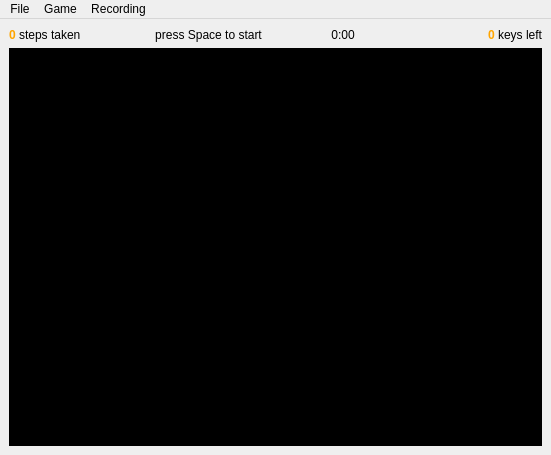
<?xml version="1.0" encoding="UTF-8"?>
<!--
Author: Tomas Brablec
Project: pacppman (ICP project)
License: GPL 3.0 (https://www.gnu.org/licenses/gpl-3.0.txt)
Module: MainWindow
Description: This file contatins the XML description of the user interface,
created using QT Designer.
-->
<ui version="4.0">
 <class>MainWindow</class>
 <widget class="QMainWindow" name="MainWindow">
  <property name="geometry">
   <rect>
    <x>0</x>
    <y>0</y>
    <width>551</width>
    <height>455</height>
   </rect>
  </property>
  <property name="windowTitle">
   <string>pacppman</string>
  </property>
  <property name="styleSheet">
   <string notr="true"/>
  </property>
  <widget class="QWidget" name="centralwidget">
   <property name="enabled">
    <bool>true</bool>
   </property>
   <layout class="QVBoxLayout" name="verticalLayout">
    <item>
     <layout class="QHBoxLayout" name="horizontalLayout">
      <item>
       <widget class="QLabel" name="stepsLabel">
        <property name="text">
         <string>&lt;b style=&quot;color: orange;&quot;&gt; 0 &lt;/b&gt; steps taken</string>
        </property>
       </widget>
      </item>
      <item>
       <widget class="QLabel" name="statusLabel">
        <property name="text">
         <string>press Space to start</string>
        </property>
        <property name="alignment">
         <set>Qt::AlignCenter</set>
        </property>
       </widget>
      </item>
      <item>
       <widget class="QLabel" name="timeLabel">
        <property name="text">
         <string>0:00</string>
        </property>
        <property name="alignment">
         <set>Qt::AlignCenter</set>
        </property>
       </widget>
      </item>
      <item>
       <widget class="QLabel" name="keysLabel">
        <property name="text">
         <string>&lt;b style=&quot;color: orange;&quot;&gt; 0 &lt;/b&gt; keys left</string>
        </property>
        <property name="alignment">
         <set>Qt::AlignRight|Qt::AlignTrailing|Qt::AlignVCenter</set>
        </property>
       </widget>
      </item>
     </layout>
    </item>
    <item>
     <widget class="QGraphicsView" name="graphicsView">
      <property name="focusPolicy">
       <enum>Qt::NoFocus</enum>
      </property>
      <property name="contextMenuPolicy">
       <enum>Qt::DefaultContextMenu</enum>
      </property>
      <property name="styleSheet">
       <string notr="true">border: none; background-color: black</string>
      </property>
     </widget>
    </item>
   </layout>
  </widget>
  <widget class="QMenuBar" name="menubar">
   <property name="geometry">
    <rect>
     <x>0</x>
     <y>0</y>
     <width>551</width>
     <height>28</height>
    </rect>
   </property>
   <widget class="QMenu" name="menuFile">
    <property name="title">
     <string>File</string>
    </property>
    <addaction name="actionOpen_Map"/>
    <addaction name="actionQuit"/>
   </widget>
   <widget class="QMenu" name="menuRecording">
    <property name="title">
     <string>Recording</string>
    </property>
    <addaction name="actionSave_Recording"/>
    <addaction name="actionOpen_Recording"/>
    <addaction name="separator"/>
    <addaction name="actionPlay"/>
    <addaction name="actionPause"/>
    <addaction name="separator"/>
    <addaction name="actionStep"/>
    <addaction name="actionStep_Back"/>
   </widget>
   <widget class="QMenu" name="menuGame">
    <property name="title">
     <string>Game</string>
    </property>
    <addaction name="actionStart"/>
    <addaction name="actionRestart"/>
   </widget>
   <addaction name="menuFile"/>
   <addaction name="menuGame"/>
   <addaction name="menuRecording"/>
  </widget>
  <action name="actionOpen_Map">
   <property name="text">
    <string>Open Map</string>
   </property>
  </action>
  <action name="actionSave_Recording">
   <property name="text">
    <string>Save Recording</string>
   </property>
  </action>
  <action name="actionOpen_Recording">
   <property name="text">
    <string>Open Recording</string>
   </property>
  </action>
  <action name="actionStep">
   <property name="text">
    <string>Step</string>
   </property>
   <property name="shortcut">
    <string>N</string>
   </property>
  </action>
  <action name="actionPlay">
   <property name="text">
    <string>Play</string>
   </property>
  </action>
  <action name="actionStep_Back">
   <property name="text">
    <string>Step Back</string>
   </property>
   <property name="shortcut">
    <string>B</string>
   </property>
  </action>
  <action name="actionStart">
   <property name="text">
    <string>Start</string>
   </property>
   <property name="shortcut">
    <string>Space</string>
   </property>
  </action>
  <action name="actionRestart">
   <property name="text">
    <string>Restart</string>
   </property>
   <property name="shortcut">
    <string>R</string>
   </property>
  </action>
  <action name="actionPause">
   <property name="text">
    <string>Pause</string>
   </property>
  </action>
  <action name="actionQuit">
   <property name="text">
    <string>Quit</string>
   </property>
   <property name="shortcut">
    <string>Q</string>
   </property>
  </action>
 </widget>
 <resources/>
 <connections>
  <connection>
   <sender>actionOpen_Map</sender>
   <signal>triggered()</signal>
   <receiver>MainWindow</receiver>
   <slot>openMap()</slot>
   <hints>
    <hint type="sourcelabel">
     <x>-1</x>
     <y>-1</y>
    </hint>
    <hint type="destinationlabel">
     <x>275</x>
     <y>227</y>
    </hint>
   </hints>
  </connection>
  <connection>
   <sender>actionSave_Recording</sender>
   <signal>triggered()</signal>
   <receiver>MainWindow</receiver>
   <slot>saveRecording()</slot>
   <hints>
    <hint type="sourcelabel">
     <x>-1</x>
     <y>-1</y>
    </hint>
    <hint type="destinationlabel">
     <x>275</x>
     <y>227</y>
    </hint>
   </hints>
  </connection>
  <connection>
   <sender>actionOpen_Recording</sender>
   <signal>triggered()</signal>
   <receiver>MainWindow</receiver>
   <slot>openRecording()</slot>
   <hints>
    <hint type="sourcelabel">
     <x>-1</x>
     <y>-1</y>
    </hint>
    <hint type="destinationlabel">
     <x>275</x>
     <y>227</y>
    </hint>
   </hints>
  </connection>
  <connection>
   <sender>actionStep</sender>
   <signal>triggered()</signal>
   <receiver>MainWindow</receiver>
   <slot>stepRecording()</slot>
   <hints>
    <hint type="sourcelabel">
     <x>-1</x>
     <y>-1</y>
    </hint>
    <hint type="destinationlabel">
     <x>275</x>
     <y>227</y>
    </hint>
   </hints>
  </connection>
  <connection>
   <sender>actionPlay</sender>
   <signal>triggered()</signal>
   <receiver>MainWindow</receiver>
   <slot>playRecording()</slot>
   <hints>
    <hint type="sourcelabel">
     <x>-1</x>
     <y>-1</y>
    </hint>
    <hint type="destinationlabel">
     <x>275</x>
     <y>227</y>
    </hint>
   </hints>
  </connection>
  <connection>
   <sender>actionStep_Back</sender>
   <signal>triggered()</signal>
   <receiver>MainWindow</receiver>
   <slot>stepBackRecording()</slot>
   <hints>
    <hint type="sourcelabel">
     <x>-1</x>
     <y>-1</y>
    </hint>
    <hint type="destinationlabel">
     <x>275</x>
     <y>227</y>
    </hint>
   </hints>
  </connection>
  <connection>
   <sender>actionStart</sender>
   <signal>triggered()</signal>
   <receiver>MainWindow</receiver>
   <slot>startGame()</slot>
   <hints>
    <hint type="sourcelabel">
     <x>-1</x>
     <y>-1</y>
    </hint>
    <hint type="destinationlabel">
     <x>275</x>
     <y>227</y>
    </hint>
   </hints>
  </connection>
  <connection>
   <sender>actionRestart</sender>
   <signal>triggered()</signal>
   <receiver>MainWindow</receiver>
   <slot>restartGame()</slot>
   <hints>
    <hint type="sourcelabel">
     <x>-1</x>
     <y>-1</y>
    </hint>
    <hint type="destinationlabel">
     <x>275</x>
     <y>227</y>
    </hint>
   </hints>
  </connection>
  <connection>
   <sender>actionPause</sender>
   <signal>triggered()</signal>
   <receiver>MainWindow</receiver>
   <slot>pauseRecording()</slot>
   <hints>
    <hint type="sourcelabel">
     <x>-1</x>
     <y>-1</y>
    </hint>
    <hint type="destinationlabel">
     <x>275</x>
     <y>227</y>
    </hint>
   </hints>
  </connection>
  <connection>
   <sender>actionQuit</sender>
   <signal>triggered()</signal>
   <receiver>MainWindow</receiver>
   <slot>quit()</slot>
   <hints>
    <hint type="sourcelabel">
     <x>-1</x>
     <y>-1</y>
    </hint>
    <hint type="destinationlabel">
     <x>275</x>
     <y>227</y>
    </hint>
   </hints>
  </connection>
 </connections>
 <slots>
  <signal>gamePausedStateChanged(bool)</signal>
  <signal>fileLoadStatusChanged(bool)</signal>
  <slot>openMap()</slot>
  <slot>saveRecording()</slot>
  <slot>openRecording()</slot>
  <slot>playRecording()</slot>
  <slot>stepRecording()</slot>
  <slot>stepBackRecording()</slot>
  <slot>startGame()</slot>
  <slot>restartGame()</slot>
  <slot>pauseRecording()</slot>
  <slot>quit()</slot>
 </slots>
</ui>
